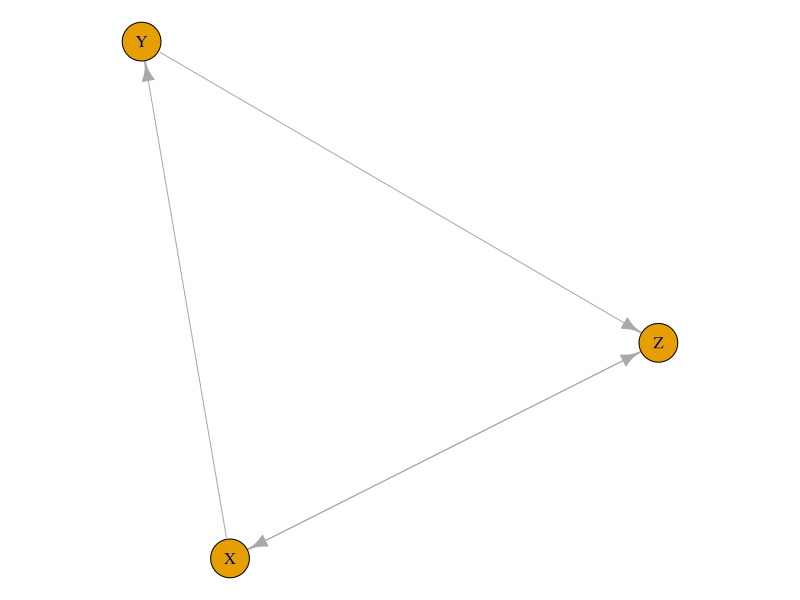
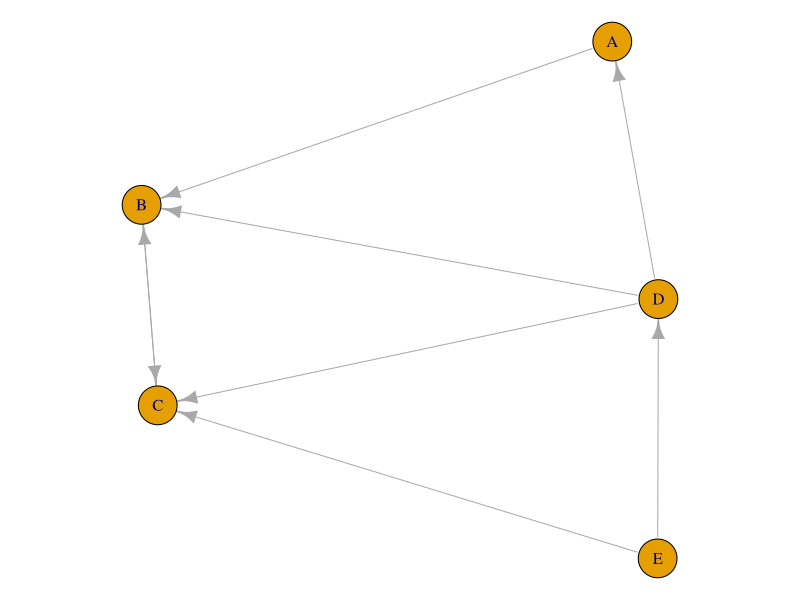

Write the R code that produced these figures, in order.
## ---- chunk 1
gcd2 <- function(a, b) {
  if (b == 0) a else Recall(b, a %% b)
}
gcd <- function(...) Reduce(gcd2, c(...))

lat = function(A){
  pra = "\\begin{bmatrix}\n"
  for(i in 1:dim(A)[1]){
    pra = paste0(pra,paste0(A[i,],collapse=" & "))
    if(i<dim(A)[1]){pra = paste0(pra,"\\\\\n")} else {pra = paste0(pra,"\n")}
  }
  pra = paste0(pra,"\\end{bmatrix}")
  return(pra)
}

html_input_table_33 = function(nr=3,nc=3){
  s = "<div class='mc'><table class='matrix'>"
  for(i in 1:nr){
    rs = paste0("<td>",rep("!!!",nc),"</td>",collapse="")
    s = paste0(s,'<tr>',rs,"</tr>")
  }
  s = paste0(s,'</table></div>')
  return(s)
}

matcc = function(A){
  s = "[["
  for(i in 1:(dim(A)[1])){
    s2 = paste0(A[i,],collapse=",")
    s = paste0(s,s2,collapse="")
    if(i<dim(A)[1]){
      s = paste0(s,"],[",collapse="")
    }
  }
  s = paste0(s,"]]",collapse="")
  return(s)
}

latmat = function(A){
  s = '\\left[
  \\begin{matrix}\n'
  nc = dim(A)[2]
  for(i in 1:dim(A)[1]){
    s2 = paste0(A[i,1:nc],collapse=" & ")
    s = paste0(s,s2,"\\\\\n",collapse="")
  }
  s = paste0(s,"\\end{matrix}
\\right]")
  return(s)
}

#library
library(igraph,quietly=T)

# Create data
# set.seed(10)
data <- matrix(sample(0:1, 25, replace=TRUE,prob=c(0.6,0.4)), nrow=5)
colnames(data) = rownames(data) = LETTERS[1:5]

for(i in 1:5){
    data[i,i] = 0
}

# build the graph object
network <- graph_from_adjacency_matrix(data)


sols = character()
for(jj in c(t(data))){
    sols = c(sols,paste0(1*(jj==c(0,1)),collapse=""))
}

## ---- chunk 2
par(mar=c(0,0,0,0))
data2 = matrix(c(0,1,1,0,0,1,1,0,0),3,byrow = T)
colnames(data2) = rownames(data2) = LETTERS[24:26]
network2 <- graph_from_adjacency_matrix(data2)
plot(network2)
## ---- chunk 3
par(mar=c(0,0,0,0))
plot(network)
## ---- chunk 4
ans_num=1
hm = html_input_table_33(5,5)
for(j in 1:25){
  hm = sub("!!!",paste0("##ANSWER",ans_num,"##",collapse=""),hm,fixed = T)
  ans_num=ans_num+1
}
cat(hm)
